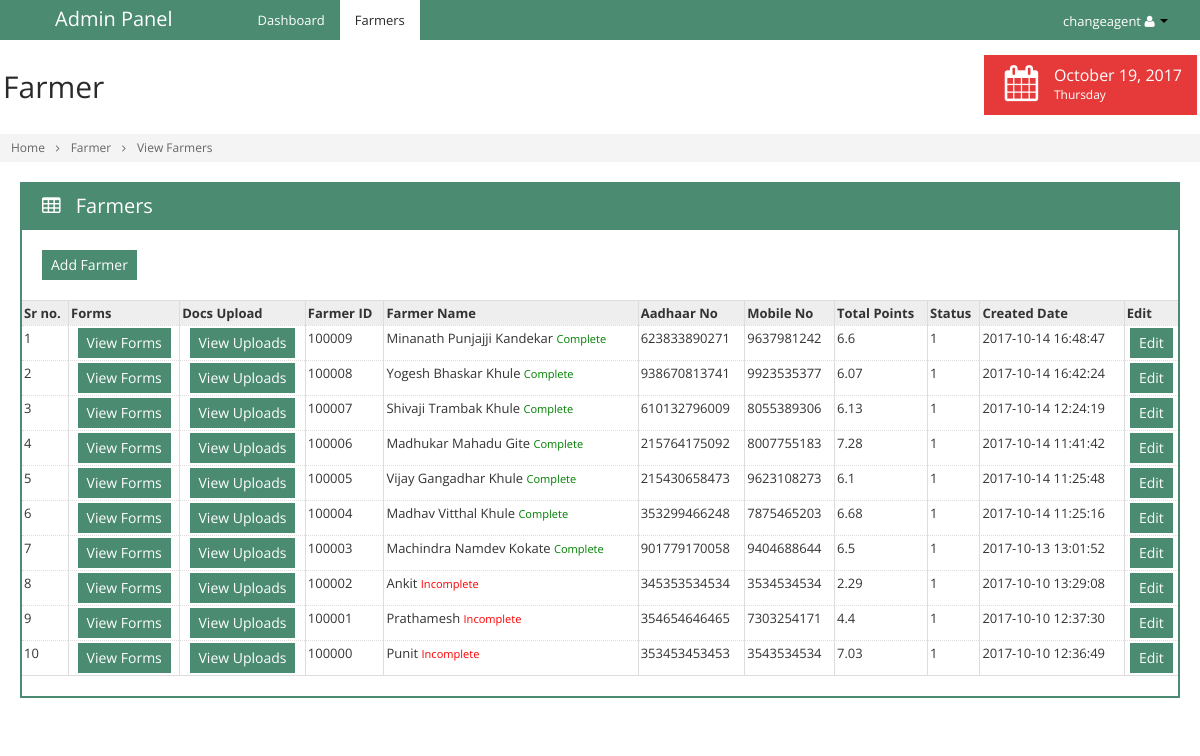
Screenshot of /view_farmers.php?pag=farmers (signed in) with the database file from the repository.
### tables this page shows
CREATE TABLE IF NOT EXISTS `tbl_farmers` (
  `id` int(11) NOT NULL AUTO_INCREMENT,
  `fm_caid` int(11) NOT NULL,
  `fm_id` int(11) NOT NULL,
  `fm_name` varchar(255) NOT NULL,
  `fm_aadhar` bigint(11) NOT NULL,
  `fm_mobileno` bigint(11) NOT NULL,
  `fm_loan` varchar(255) NOT NULL,
  `fm_amount` varchar(255) NOT NULL,
  `fm_status` int(11) NOT NULL,
  `fm_createddt` datetime NOT NULL,
  `fm_createdby` varchar(255) NOT NULL,
  `fm_modifieddt` datetime NOT NULL,
  `fm_modifiedby` varchar(255) NOT NULL,
  PRIMARY KEY (`id`)
);

CREATE TABLE IF NOT EXISTS `tbl_points` (
  `id` int(11) NOT NULL AUTO_INCREMENT,
  `fm_id` int(11) NOT NULL,
  `pt_frm1` varchar(11) NOT NULL,
  `pt_frm2` varchar(11) NOT NULL,
  `pt_frm3` varchar(11) NOT NULL,
  `pt_frm4` varchar(11) NOT NULL,
  `pt_frm5` varchar(11) NOT NULL,
  `pt_frm6` varchar(11) NOT NULL,
  `pt_frm7` varchar(11) NOT NULL,
  `pt_frm8` varchar(11) NOT NULL,
  `pt_frm8_fh` varchar(11) NOT NULL,
  `pt_frm9` varchar(11) NOT NULL,
  `pt_frm10` varchar(11) NOT NULL,
  `pt_frm11` varchar(11) NOT NULL,
  `pt_frm12` varchar(11) NOT NULL,
  `pt_frm13` varchar(11) NOT NULL,
  `pt_frm14` varchar(11) NOT NULL,
  PRIMARY KEY (`id`)
);

### include/query-helper.php (called while the page is built, shortened)
<?php
	function lookup_value($table,$col_array,$where,$not_where_array=array(),$and_like_array=array(),$or_like_array=array())
	{
		global $db_con;
		$colums  =implode(',',$col_array);
		$col     =1;
		if($colums=="")
		{
			$colums =' * ';
			$col    ="";
		}
		$sql =" SELECT ".$colums." FROM ".$table." ";
		$sql .=" WHERE 1 = 1 ";
		if(!empty($where))
		{
			foreach($where as $field1 => $value1 )
			{
				$sql  .= " AND ".$field1 ."='".$value1."' ";
			}
		}
		$result	   = mysqli_query($db_con,$sql) or die(mysqli_error($db_con));
		$nums      = mysqli_num_rows($result);
		if($nums !=0)
		{
			if($col=="")
			{
				return $result;
			}
			else
			{
				$row = mysqli_fetch_array($result);
				return $row[$colums];
			}
		}
		else
		{
			return false;
		}
	}
?>

### view_farmers.php (the view, shortened to what this page needs)
<?php
	include('include/connection.php');
	include('include/query-helper.php');
		?>
        <?php
	$ca_id	= $_SESSION['ca_id'];
    if($_SESSION['userType']=="Admin")
    {
        $sql   = "select * from tbl_farmers order by id desc";
    }
    else
    {
       $sql	= "select * from tbl_farmers where fm_caid='".$ca_id."' order by id desc";
    }
	$res	= mysqli_query($db_con,$sql) or die(mysqli_error($db_con));
	$r		= 1;
?>
<!doctype html>
<html>
    <head>
    </head>
    <body class="<?php echo $theme_name; ?>" data-theme="<?php echo $theme_name; ?>">
        <div class="container-fluid" id="content">
            <div id="main" style="margin-left:0px !important">
                <div class="container-fluid">
                    <div class="row-fluid">
                        <div class="span12">
                            <div class="box box-color box-bordered">
                                <div class="box-title">
                                    <h3>
                                        <i class="icon-table"></i>
                                        Farmers
                                    </h3>
                                </div>
                                <div class="box-content nopadding">
                                    <div style="padding:20px">
                                        <a href="add_farmers.php?pag=farmers" class="btn btn-primary">
                                            Add Farmer
                                        </a>
                                    </div>
                                    <form id="mainform" action="deletefarmers.php" method="post">
                                        <div id="comp_1">
                                            <table class="table table-bordered dataTable dataTable-scroll-x">
                                                <thead>
                                                    <tr>
                                                        <th>Sr no.</th>
                                                        <th>Forms</th>
                                                        <th>Docs Upload</th>
                                                        <th>Farmer ID</th>
                                                        <th>Farmer Name</th>
                                                        <th>Aadhaar No</th>
                                                        <th>Mobile No</th>
                                                        <th>Total Points</th>
                                                        <th>Status</th>
                                                        <th class='hidden-350'>Created Date</th>
                                                        <th>Edit</th>
                                                    </tr>
                                                </thead>
                                                <tbody>
                                                    <?php
                                                    while($row = mysqli_fetch_array($res))
                                                    {
														$result = lookup_value('tbl_points',array(),array("fm_id"=>$row['fm_id']),array(),array(),array());
														if($result)
														{
															$num	= mysqli_num_rows($result);
															if($num != 0)
															{
																$pt_row	= mysqli_fetch_array($result);
															}
														}
														$sum_of_points	= $pt_row['pt_frm1'] + $pt_row['pt_frm2'] + $pt_row['pt_frm3'] + $pt_row['pt_frm4'] + $pt_row['pt_frm5'] + $pt_row['pt_frm6'] + $pt_row['pt_frm7'] + $pt_row['pt_frm8'] + $pt_row['pt_frm8_fh'] + $pt_row['pt_frm9'] + $pt_row['pt_frm10'] + $pt_row['pt_frm11'] + $pt_row['pt_frm12'] + $pt_row['pt_frm13'] + $pt_row['pt_frm14'];
														$avg_of_points	= round($sum_of_points / 15, 2);
                                                        ?>
                                                        <tr>
                                                            <td><?php echo $r; ?></td>
                                                            <td style="text-align:center;">
                                                            	<a href="get_farmer_details.php?pag=farmers&fm_id=<?php echo $row['fm_id']; ?>" class="btn btn-primary">View Forms</a>
                                                            </td>
                                                            <td style="text-align:center;">
                                                                <a href="get_farmerdoc.php?pag=farmers&fm_id=<?php echo $row['fm_id']; ?>" class="btn btn-primary">View Uploads</a>
                                                            </td>
                                                            <td><?php echo $row['fm_id']; ?></td>
                                                            <td><?php echo ucwords($row['fm_name']); ?>
                                                            <?php
                                                            $sql_check_point  	= " SELECT * FROM tbl_points ";
															$sql_check_point  	.= " WHERE pt_frm1 !='' AND pt_frm2 !='' ";
															$sql_check_point  	.= " 	AND pt_frm3 !='' AND pt_frm8_fh !='' ";
															$sql_check_point  	.= " 	AND pt_frm6 !='' AND pt_frm7 !='' ";
															$sql_check_point  	.= " 	AND pt_frm8 !='' AND pt_frm9 !='' ";
															$sql_check_point  	.= " 	AND pt_frm10 !='' AND pt_frm5 !='' ";
															$sql_check_point  	.= " 	AND pt_frm12 !='' AND pt_frm13 !='' ";
															$sql_check_point  	.= " 	AND pt_frm11 !='' ";
															$sql_check_point  	.= " 	AND fm_id='".$row['fm_id']."' ";
                                                            $res_check_point  = mysqli_query($db_con,$sql_check_point) or die(mysqli_error($db_con));
                                                            $num_check_point  = mysqli_num_rows($res_check_point);
                                                            if($num_check_point==0)
                                                            {
                                                                echo '<small style="color:red">Incomplete</small>';
                                                            }
                                                            else
                                                            {
                                                                echo '<small style="color:green">Complete</small>';
                                                            }
                                                            ?>
                                                            </td>
                                                            <td><?php echo $row['fm_aadhar']; ?></td>
                                                            <td><?php echo $row['fm_mobileno']; ?></td>
                                                            <td><?php echo $avg_of_points; ?></td>
                                                            <td><?php echo $row['fm_status']; ?></td>
                                                            <td><?php echo $row['fm_createddt']; ?></td>
                                                            <td style="text-align:center;">
                                                            	<a href="edit_farmer.php?pag=farmers&fm_id=<?php echo $row['fm_id']; ?>" class="btn btn-primary">Edit</a>
                                                            </td>
                                                        </tr>
                                                        <?php
                                                        $r++;
                                                    }
                                                    ?>
                                                </tbody>
                                            </table>
                                        </div>
                                    </form>
                                </div>
                            </div>
                        </div>
                    </div>
                </div>
            </div>
       	</div>
	</body>
</html>

### css/themes.css (style rules this page uses)
.theme-green .btn.btn-primary { background: #4A8B71 }
.theme-green a { color: #4A8B71 }
.theme-green .btn { color: #333 }
.theme-green .btn.btn-primary { background: #4A8B71; color: #fff }
.theme-green #main .box.box-color .box-title { background: #4A8B71 }
.theme-green #main .box.box-bordered.box-color .box-title { border-color: #4A8B71 }
.theme-green #main .box.box-bordered.box-color .box-content { border-color: #4A8B71 }

### rows the page displays
tbl_farmers: fm "100009", fm_name "Minanath Punjajji Kandekar", shows "Complete", fm_aadhar "623833890271", fm_mobileno "9637981242", tbl_points.pt_frm1+pt_frm2+pt_frm3 "6.6", fm_status "1", fm_createddt "2017-10-14 16:48:47"
tbl_farmers: fm "100008", fm_name "Yogesh Bhaskar Khule", shows "Complete", fm_aadhar "938670813741", fm_mobileno "9923535377", tbl_points.pt_frm1+pt_frm2+pt_frm3 "6.07", fm_status "1", fm_createddt "2017-10-14 16:42:24"
tbl_farmers: fm "100007", fm_name "Shivaji Trambak Khule", shows "Complete", fm_aadhar "610132796009", fm_mobileno "8055389306", tbl_points.pt_frm1+pt_frm2+pt_frm3 "6.13", fm_status "1", fm_createddt "2017-10-14 12:24:19"
tbl_farmers: fm "100006", fm_name "Madhukar Mahadu Gite", shows "Complete", fm_aadhar "215764175092", fm_mobileno "8007755183", tbl_points.pt_frm1+pt_frm2+pt_frm3 "7.28", fm_status "1", fm_createddt "2017-10-14 11:41:42"
tbl_farmers: fm "100005", fm_name "Vijay Gangadhar Khule", shows "Complete", fm_aadhar "215430658473", fm_mobileno "9623108273", tbl_points.pt_frm1+pt_frm2+pt_frm3 "6.1", fm_status "1", fm_createddt "2017-10-14 11:25:48"
tbl_farmers: fm "100004", fm_name "Madhav Vitthal Khule", shows "Complete", fm_aadhar "353299466248", fm_mobileno "7875465203", tbl_points.pt_frm1+pt_frm2+pt_frm3 "6.68", fm_status "1", fm_createddt "2017-10-14 11:25:16"
tbl_farmers: fm "100003", fm_name "Machindra Namdev Kokate", shows "Complete", fm_aadhar "901779170058", fm_mobileno "9404688644", tbl_points.pt_frm1+pt_frm2+pt_frm3 "6.5", fm_status "1", fm_createddt "2017-10-13 13:01:52"
tbl_farmers: fm "100002", fm_name "Ankit", shows "Incomplete", fm_aadhar "345353534534", fm_mobileno "3534534534", tbl_points.pt_frm1+pt_frm2+pt_frm3 "2.29", fm_status "1", fm_createddt "2017-10-10 13:29:08"
tbl_farmers: fm "100001", fm_name "Prathamesh", shows "Incomplete", fm_aadhar "354654646465", fm_mobileno "7303254171", tbl_points.pt_frm1+pt_frm2+pt_frm3 "4.4", fm_status "1", fm_createddt "2017-10-10 12:37:30"
tbl_farmers: fm "100000", fm_name "Punit", shows "Incomplete", fm_aadhar "353453453453", fm_mobileno "3543534534", tbl_points.pt_frm1+pt_frm2+pt_frm3 "7.03", fm_status "1", fm_createddt "2017-10-10 12:36:49"

### other values shown
$_SESSION['sqyard_user'] "changeagent"
$feature_name "Farmer"
$home_name "Home"
$title "View Farmers"
